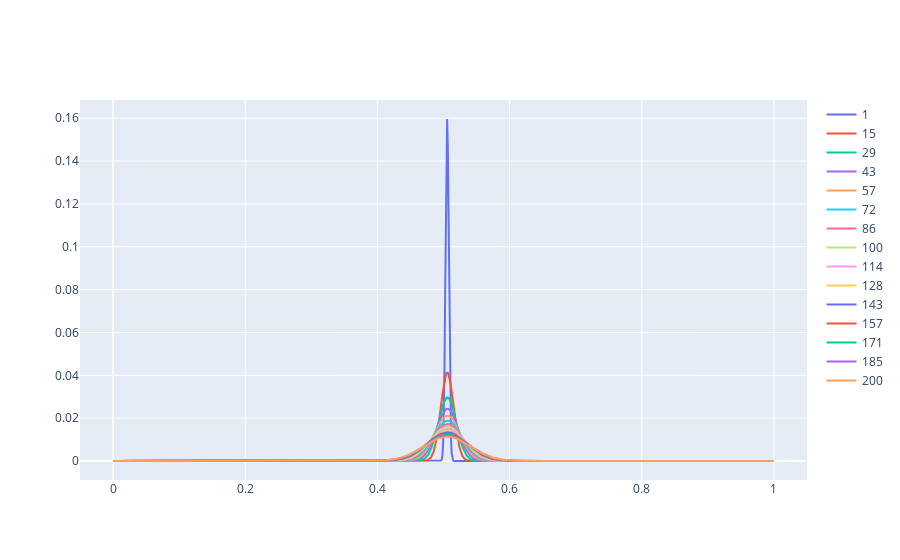

Notebook code cell kept with this figure:
### Code cell
gens= np.linspace(1,200,15,dtype= int)
freqi= 10100
freqi= int(freqi * multiplier)


freq_prog= [freq_progression(freqi,n_gens= x, freq_matrix= freq_matrix) for x in gens]

fig= [go.Scatter(
    x= np.linspace(0,1,freq_matrix.shape[0]),
    y= freq_prog[x],
    name= str(gens[x])
) for x in list(range(len(gens)))]

layout= go.Layout(
    xaxis= dict(
        range= [-0.05,1.05]
    )
)

figure= go.Figure(data= fig,layout= layout)
iplot(figure)

### Figure 1 — Plotly figure (JSON) as saved in the notebook; plotly's stock layout.template omitted (floating-point values rounded to 4 significant figures; data arrays with more than 128 entries replaced by an {"elided": "..."} marker saying what was removed)
{"data": [{"name": "1", "type": "scatter", "x": {"elided": "1000 float values"}, "y": {"elided": "1000 float values"}}, {"name": "15", "type": "scatter", "x": {"elided": "1000 float values"}, "y": {"elided": "1000 float values"}}, {"name": "29", "type": "scatter", "x": {"elided": "1000 float values"}, "y": {"elided": "1000 float values"}}, {"name": "43", "type": "scatter", "x": {"elided": "1000 float values"}, "y": {"elided": "1000 float values"}}, {"name": "57", "type": "scatter", "x": {"elided": "1000 float values"}, "y": {"elided": "1000 float values"}}, {"name": "72", "type": "scatter", "x": {"elided": "1000 float values"}, "y": {"elided": "1000 float values"}}, {"name": "86", "type": "scatter", "x": {"elided": "1000 float values"}, "y": {"elided": "1000 float values"}}, {"name": "100", "type": "scatter", "x": {"elided": "1000 float values"}, "y": {"elided": "1000 float values"}}, {"name": "114", "type": "scatter", "x": {"elided": "1000 float values"}, "y": {"elided": "1000 float values"}}, {"name": "128", "type": "scatter", "x": {"elided": "1000 float values"}, "y": {"elided": "1000 float values"}}, {"name": "143", "type": "scatter", "x": {"elided": "1000 float values"}, "y": {"elided": "1000 float values"}}, {"name": "157", "type": "scatter", "x": {"elided": "1000 float values"}, "y": {"elided": "1000 float values"}}, {"name": "171", "type": "scatter", "x": {"elided": "1000 float values"}, "y": {"elided": "1000 float values"}}, {"name": "185", "type": "scatter", "x": {"elided": "1000 float values"}, "y": {"elided": "1000 float values"}}, {"name": "200", "type": "scatter", "x": {"elided": "1000 float values"}, "y": {"elided": "1000 float values"}}], "layout": {"xaxis": {"range": [-0.05, 1.05]}}}
